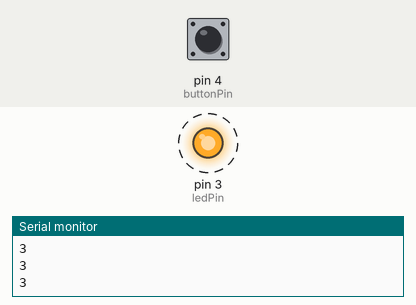
Bench run of a sketch on a simulated Arduino Uno, built with avr-gcc and run on an emulated ATmega328P. On the bench: output pins drawn as LEDs (lit = HIGH), the last lines printed to the serial monitor. Dashed ring = blinking. The inputs (shaded band) are chosen by the test bench; at power-on: pin 4 (buttonPin) LOW.

Above: at 1.25 s.
1.3 s: pin 4 (buttonPin) pulled HIGH for 0.25 s
At 2.4 s:
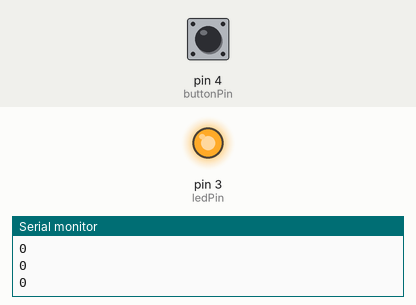
3.0 s: pin 4 (buttonPin) pulled HIGH for 1 s
At 4.4 s:
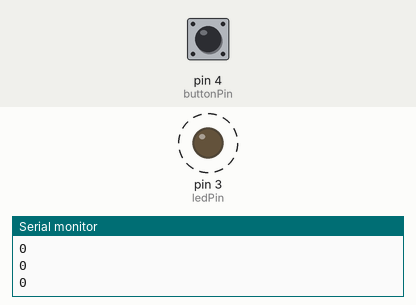
Timing chart, 0 to 13.0 s (numbered marks = the images above; inputs shaded):
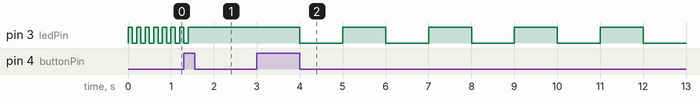

Measured:
- after the input at 1.3 s, pin 3 (ledPin): goes on until 1.4 s, then stays HIGH
- after the input at 3.0 s, pin 3 (ledPin): alternates HIGH for 1.0 s and LOW for 1.0 s, starting after 1.0 s
- by itself, pin 3 (ledPin): alternates HIGH for 0.10 s and LOW for 0.10 s

The sketch:

2-1.ino
```cpp
const int buttonPin = 4;
const int ledPin = 3;
bool buttonState = 0;
int ledmode = 0;
bool ButtonPressed = false ;

void setup(){
  pinMode(buttonPin,INPUT);
  pinMode(ledPin,OUTPUT);
  Serial.begin(9600);
  ledmode = 3 ;
}

void loop(){
  Serial.println(ledmode);
  buttonState = digitalRead(buttonPin);
  if(buttonState == HIGH && !ButtonPressed){
    ledmode++;
    if(ledmode >3){
      ledmode = 0;
    }
    ButtonPressed = true;
  }
  if(buttonState == LOW && ButtonPressed){
    ButtonPressed = false;
  }
  if(ledmode == 0){
    digitalWrite(ledPin,HIGH);
  }
  if(ledmode == 1){
    digitalWrite(ledPin,HIGH);
    delay(1000);
    digitalWrite(ledPin,LOW);
    delay(1000);
  }
  if(ledmode == 2){
    digitalWrite(ledPin,HIGH);
    delay(500);
    digitalWrite(ledPin,LOW);
    delay(500);
  }
  if(ledmode == 3){
    digitalWrite(ledPin,HIGH);
    delay(100);
    digitalWrite(ledPin,LOW);
    delay(100);
  }
}
```
